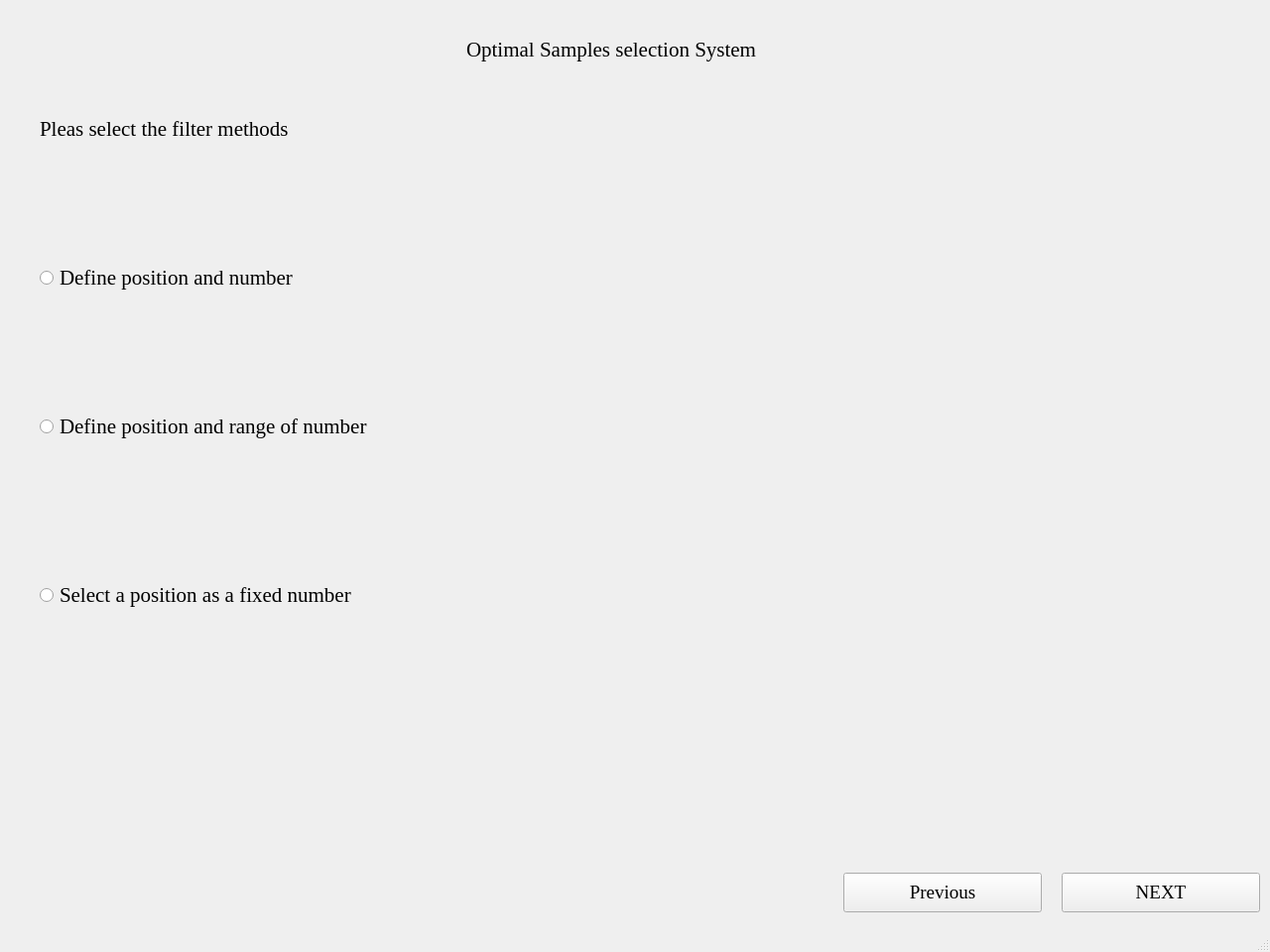
<?xml version="1.0" encoding="UTF-8"?>
<ui version="4.0">
 <class>S3</class>
 <widget class="QMainWindow" name="S3">
  <property name="geometry">
   <rect>
    <x>0</x>
    <y>0</y>
    <width>1280</width>
    <height>960</height>
   </rect>
  </property>
  <property name="minimumSize">
   <size>
    <width>1280</width>
    <height>960</height>
   </size>
  </property>
  <property name="maximumSize">
   <size>
    <width>1280</width>
    <height>960</height>
   </size>
  </property>
  <property name="windowTitle">
   <string>Optimal Samples selection System</string>
  </property>
  <widget class="QWidget" name="centralwidget">
   <widget class="QPushButton" name="NEXTbutton_2">
    <property name="geometry">
     <rect>
      <x>850</x>
      <y>880</y>
      <width>200</width>
      <height>40</height>
     </rect>
    </property>
    <property name="font">
     <font>
      <family>Times New Roman</family>
      <pointsize>14</pointsize>
     </font>
    </property>
    <property name="text">
     <string>Previous</string>
    </property>
   </widget>
   <widget class="QPushButton" name="NEXTbutton">
    <property name="geometry">
     <rect>
      <x>1070</x>
      <y>880</y>
      <width>200</width>
      <height>40</height>
     </rect>
    </property>
    <property name="font">
     <font>
      <family>Times New Roman</family>
      <pointsize>14</pointsize>
     </font>
    </property>
    <property name="text">
     <string>NEXT</string>
    </property>
   </widget>
   <widget class="QLabel" name="label">
    <property name="geometry">
     <rect>
      <x>470</x>
      <y>20</y>
      <width>700</width>
      <height>60</height>
     </rect>
    </property>
    <property name="font">
     <font>
      <family>Times New Roman</family>
      <pointsize>16</pointsize>
     </font>
    </property>
    <property name="text">
     <string>Optimal Samples selection System</string>
    </property>
   </widget>
   <widget class="QRadioButton" name="radioButton">
    <property name="geometry">
     <rect>
      <x>40</x>
      <y>250</y>
      <width>700</width>
      <height>60</height>
     </rect>
    </property>
    <property name="font">
     <font>
      <family>Times New Roman</family>
      <pointsize>16</pointsize>
     </font>
    </property>
    <property name="text">
     <string>Define position and number</string>
    </property>
   </widget>
   <widget class="QLabel" name="label_2">
    <property name="geometry">
     <rect>
      <x>40</x>
      <y>100</y>
      <width>700</width>
      <height>60</height>
     </rect>
    </property>
    <property name="font">
     <font>
      <family>Times New Roman</family>
      <pointsize>16</pointsize>
     </font>
    </property>
    <property name="text">
     <string>Pleas select the filter methods</string>
    </property>
   </widget>
   <widget class="QRadioButton" name="radioButton_2">
    <property name="geometry">
     <rect>
      <x>40</x>
      <y>400</y>
      <width>700</width>
      <height>60</height>
     </rect>
    </property>
    <property name="font">
     <font>
      <family>Times New Roman</family>
      <pointsize>16</pointsize>
     </font>
    </property>
    <property name="text">
     <string>Define position and range of number</string>
    </property>
   </widget>
   <widget class="QRadioButton" name="radioButton_3">
    <property name="geometry">
     <rect>
      <x>40</x>
      <y>570</y>
      <width>700</width>
      <height>60</height>
     </rect>
    </property>
    <property name="font">
     <font>
      <family>Times New Roman</family>
      <pointsize>16</pointsize>
     </font>
    </property>
    <property name="text">
     <string>Select a position as a fixed number</string>
    </property>
   </widget>
  </widget>
  <widget class="QStatusBar" name="statusbar"/>
 </widget>
 <resources/>
 <connections/>
</ui>
